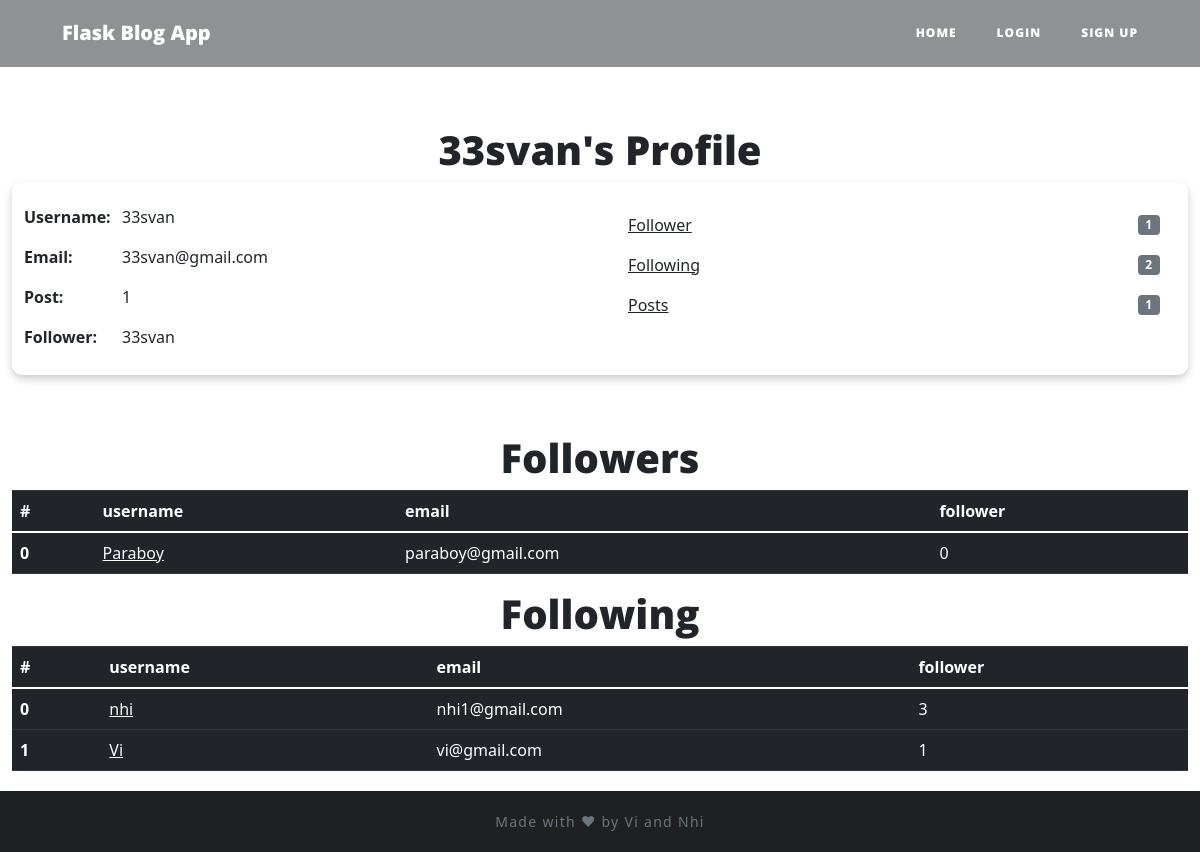
The app's page /profile/3, older data.
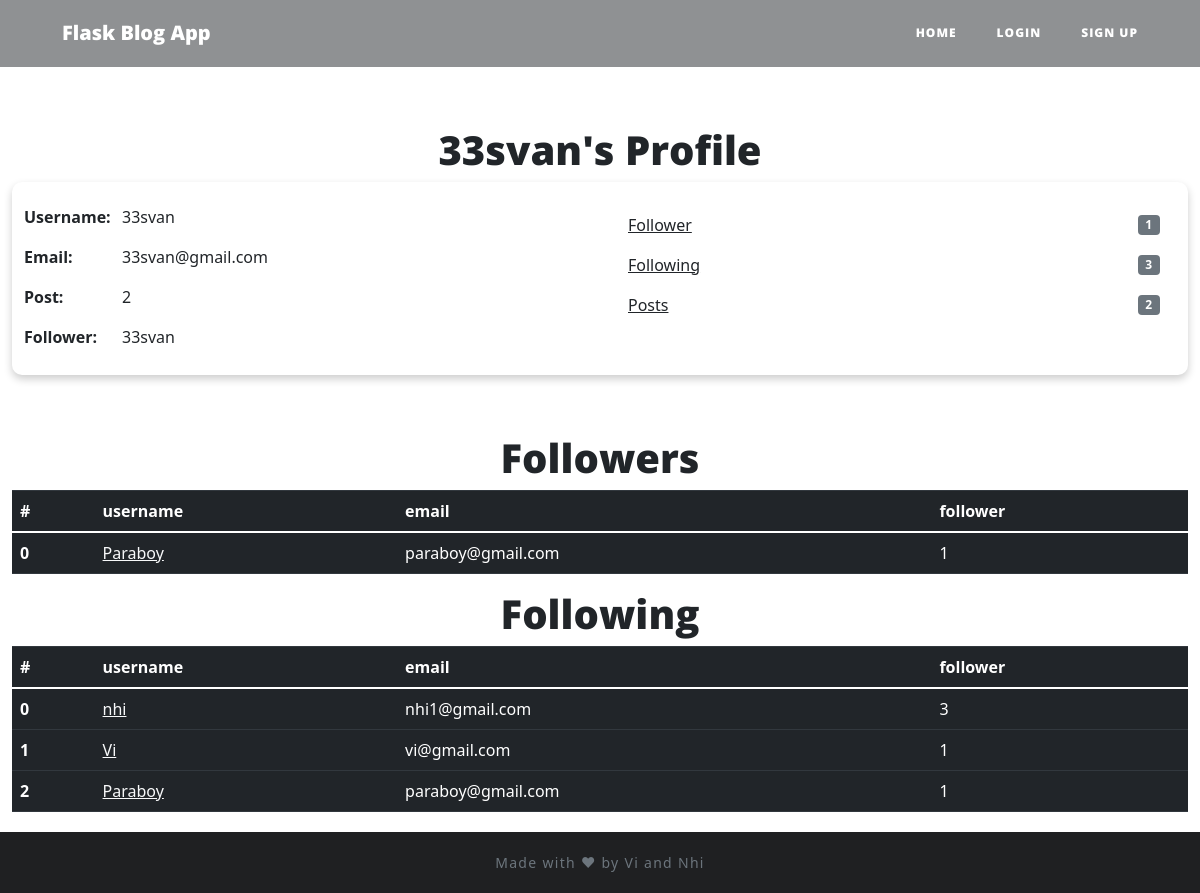
The same page, newer data.
### website/models.py (models this page shows)
class User(db.Model, UserMixin):
    id = db.Column(db.Integer, primary_key=True)
    email = db.Column(db.String(150), unique=True)
    username = db.Column(db.String(150), unique=True)
    password = db.Column(db.String(150))
    date_created = db.Column(db.DateTime, index=True, default=datetime.now)
    posts = db.relationship('Post', backref='user', passive_deletes=True)
    comments = db.relationship('Comment', backref='user', passive_deletes=True)
    likes = db.relationship('Like', backref='user', passive_deletes=True)
    followed = db.relationship('Follow', foreign_keys=[Follow.follower_id], backref=db.backref('follower', lazy='joined'), lazy=True, cascade='all, delete-orphan')
    followers = db.relationship('Follow', foreign_keys=[Follow.followed_id], backref=db.backref('followed', lazy='joined'), lazy=True, cascade='all, delete-orphan')

class Follow(db.Model):
    follower_id = db.Column(db.Integer, db.ForeignKey('user.id'),
    primary_key=True)
    followed_id = db.Column(db.Integer, db.ForeignKey('user.id'),
    primary_key=True)
    timestamp = db.Column(db.DateTime, default=datetime.now)

### website/views.py (the view)
@views.route("/profile/<author>")
def profile(author):
    user = User.query.filter_by(id=author).first()
    follower = current_user
    hasfollow = Follow()
    if follower.is_authenticated:
        hasfollow = Follow.query.filter_by(follower_id=follower.id, followed_id=user.id).first()
    if not user:
        flash('No user with that username exists.', category='error')
        return redirect(url_for('views.home'))
    return render_template("userprofile.html", Blogger = user,user = current_user, hasfollow = hasfollow)

### website/templates/userprofile.html (shortened to what this page needs)
{% extends "base.html" %} {% block title %}Home{% endblock %}
{% block body %}
{{ super() }}
{% endblock %}
{% block content%}
    <h1 align="center" style="padding-top: 5%;">{{Blogger.username}}'s Profile</h1>
    <div class="container-fluid" style="background-color: rgb(255, 255, 255); box-shadow: 0 4px 8px 0 rgba(0,0,0,0.2); border-radius: 10px;">
        <div class="row" style="padding-top: 2%;"></div>
        <div class="row">
            <div class="col-sm">
                <div class="row">
                    <div class="col-2">
                        <p><b>Username:</b></p>
                        <p><b>Email:</b></p>
                        <p><b>Post:</b></p>
                        <p><b>Follower:</b></p>
                    </div>
                    <div class="col-6">
                        <p>{{Blogger.username}}</p>
                        <p>{{Blogger.email}}</p>
                        <p>{{Blogger.posts|length}}</p>
                        <p>{{Blogger.username}}</p>
                    </div>
                </div>
            </div>
            <div class="col-sm">
                <ul class="list-group list-group-flush">
                    <li class="list-group-item d-flex justify-content-between align-items-center">
                        <a href="#followers" class = "link-dark">Follower</a>
                        <span class="badge badge-secondary badge-pill">{{Blogger.followers|length}}</span>
                    </li>
                    <li class="list-group-item d-flex justify-content-between align-items-center">
                        <a href="following" class = "link-dark">Following</a>
                        <span class="badge badge-secondary badge-pill">{{Blogger.followed|length}}</span>
                    </li>
                    <li class="list-group-item d-flex justify-content-between align-items-center">
                        <a href="/posts/{{Blogger.username}}" class = "link-dark">Posts</a>
                        <span class="badge badge-secondary badge-pill">{{Blogger.posts|length}}</span>
                    </li>
                </ul>
            </div>
        </div>
        <div class="row" style="padding-top: 10px;"></div>
    </div>
    <section id="followers">
    <h1 align="center">Followers</h1>
    <table class="table table-dark">
        <thead>
          <tr>
            <th scope="col">#</th>
            <th scope="col">username</th>
            <th scope="col">email</th>
            <th scope="col">follower</th>
          </tr>
        </thead>
        <tbody>
          {% set i = namespace(value=0) %}
          {% for follower in Blogger.followers %}
            <tr>
                <th scope="row">{{i.value}} </th>
                <td><a href="/profile/{{follower.follower.id}}" class="link-light">{{follower.follower.username}}</a></td>
                <td>{{follower.follower.email}}</td>
                <td>{{follower.follower.followers|length}}</td>
            </tr>
            {% set i.value = i.value + 1 %}
          {% endfor %}
        </tbody>
    </table>
    </section>
    <section id="following">
    <h1 align="center">Following</h1>
    <table class="table table-dark">
        <thead>
          <tr>
            <th scope="col">#</th>
            <th scope="col">username</th>
            <th scope="col">email</th>
            <th scope="col">follower</th>
          </tr>
        </thead>
        <tbody>
          {% set i = namespace(value=0) %}
          {% for follower in Blogger.followed %}
            <tr>
                <th scope="row">{{i.value}} </th>
                <td><a href="/profile/{{follower.followed.id}}" class="link-light">{{follower.followed.username}}</a></td>
                <td>{{follower.followed.email}}</td>
                <td>{{follower.followed.followers|length}}</td>
            </tr>
            {% set i.value = i.value + 1 %}
          {% endfor %}
        </tbody>
    </table>
</section>
    {% endblock %}

### website/templates/base.html (shortened to what this page needs)
<!DOCTYPE html>
<html>
    <head>
        <link rel="stylesheet" type="text/css" href="{{ url_for('static', filename='main.css') }}">
        <link href="vendor/fontawesome-free/css/all.min.css" rel="stylesheet" type="text/css">
        <link
        rel="stylesheet"
        href="https://stackpath.bootstrapcdn.com/bootstrap/4.4.1/css/bootstrap.min.css"
        />
        <link
        rel="stylesheet"
        href="https://stackpath.bootstrapcdn.com/font-awesome/4.7.0/css/font-awesome.min.css"
        />
        <link rel="stylesheet"
        href="https://maxcdn.bootstrapcdn.com/bootstrap/4.0.0/css/bootstrap.min.css"
>
        <link
        href="https://cdn.jsdelivr.net/npm/bootstrap@5.0.2/dist/css/bootstrap.min.css"
        rel="stylesheet"
        />
    </head>
    {% block body %}
    <body>
        <nav class="navbar navbar-expand-lg navbar-light fixed-top" id="mainNav">
            <div class="container">
                <a class="navbar-brand" href="/">Flask Blog App</a>
                <div class="collapse navbar-collapse" id="navbarResponsive">
                  <ul class="navbar-nav ml-auto">
                    <li class="nav-item">
                        <a class="nav-item nav-link" id="home" href="/">Home</a>
                    </li>
                    {% if user.is_authenticated %}
                    <li class="nav-item">
                        <a class="nav-item nav-link" id="profile" href="/profile/{{user.id}}">Profile</a>
                    </li>
                    <li class="nav-item">
                        <a class="nav-item nav-link" id="create-post" href="/create-post">Create Post</a>
                    </li>
                    <li class="nav-item">
                        <a class="nav-item nav-link" id="logout" href="/logout">Logout</a>
                    </li>
                    {% else %}
                    <li class="nav-item">
                        <a class="nav-item nav-link" id="login" href="/login">Login</a>
                    </li>
                    <li class="nav-item">
                        <a class="nav-item nav-link" id="signUp" href="/sign-up">Sign Up</a>
                    </li>
                    {% endif %}
                  </ul>
                </div>
            </div>
        </nav>
        <div class="container-sm">{% block content %} {% endblock %}</div>
    </body>
    {% endblock %}
    <footer>
        <div class="container">
          <div class="row">
            <div class="col-lg-8 col-md-10 mx-auto">
              <p class="text text-muted">Made with ❤ by Vi and Nhi</p>
            </div>
          </div>
        </div>
    </footer>
</html>

### website/static/main.css (style rules this page uses)
body { font-size: 20px; color: #212529; font-family: 'Lora', 'Times New Roman', serif; }
p { line-height: 1.5; margin: 30px 0; text-align: justify; }
h1, h2, h3, h4, h5, h6 { font-weight: 800 !important; font-family: 'Open Sans', 'Helvetica Neue', Helvetica, Arial, sans-serif !important; }
a { color: #212529; transition: all 0.2s; }
#mainNav { position: absolute; border-bottom: 1px solid #e9ecef; background-color: white; font-family: 'Open Sans', 'Helvetica Neue', Helvetica, Arial, sans-serif; }
#mainNav .navbar-brand { font-weight: 800; color: #343a40; }
#mainNav .navbar-nav > li.nav-item > a { font-size: 12px; font-weight: 800; letter-spacing: 1px; text-transform: uppercase; }
@media only screen and (min-width: 992px) { #mainNav { border-bottom: 1px solid transparent; background: transparent; } }
@media only screen and (min-width: 992px) { #mainNav .navbar-brand { padding: 10px 20px; color: #fff; } }
@media only screen and (min-width: 992px) { #mainNav .navbar-nav > li.nav-item > a { padding: 10px 20px; color: #fff; } }
@media only screen and (min-width: 992px) { #mainNav { transition: background-color 0.2s; transform: translate3d(0, 0, 0); -webkit-backface-visibility: hidden; } }
footer { padding: 50px 0 65px; }
footer { padding: 20px 0 20px; background-color: #1f2022; margin-top: 20px; }
footer .text { font-size: 14px; margin-bottom: 0; text-align: center; letter-spacing: 1.3px; }

### website/templates/userprofile.html (style rules this page uses)
body { background-image: url('https://images.unsplash.com/photo-1542435503-956c469947f6?ixlib=rb-1.2.1&ixid=MnwxMjA3fDB8MHxwaG90by1wYWdlfHx8fGVufDB8fHx8&auto=format&fit=crop&w=774&q=80'); background-size: cover; padding-top: 67px; max-width: 100%; max-height: 100%; }
nav .container { background-color: none !important; }
.container-sm { background-color: white; max-width: 100%; }

Row changes from the older to the newer data that the page shows:
computed for Follow (number 1 of 4 on the later page): follower.followers|length "0" → "1"
added Follow: value "2", followed.username "Paraboy", followed.email "paraboy@gmail.com", followed.followers|length "1", shown under "Following"
Text that changed along with them:
{{ Blogger.posts|length }}: "1" → "2"
{{ Blogger.followed|length }}: "2" → "3"
